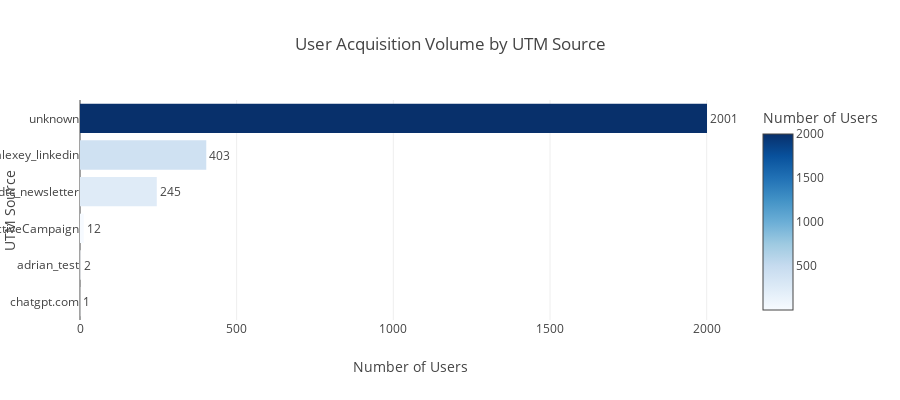
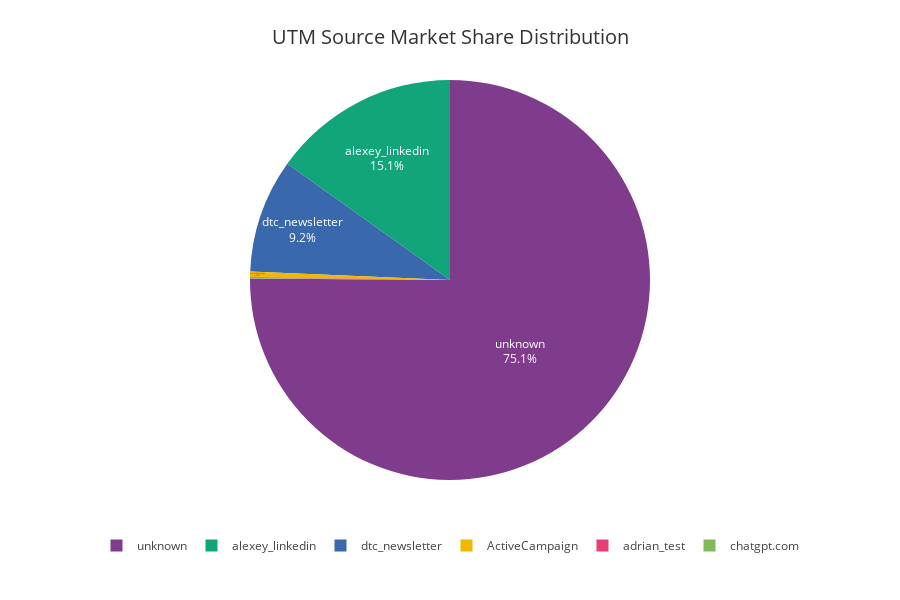
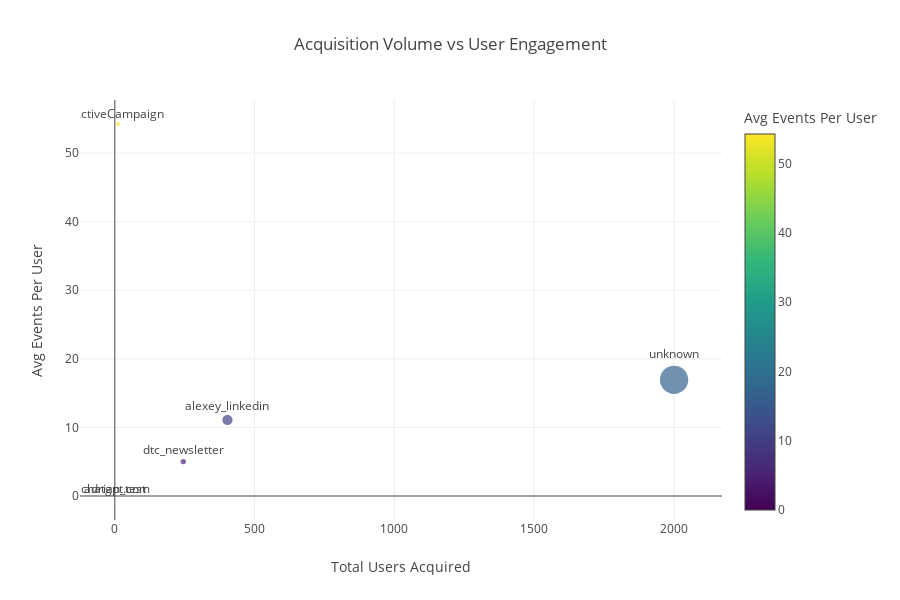

Notebook code cell kept with these figures, in order:
### Markdown cell above
## Step 11: Acquisition Visualization,Cohort Analysis and Statistical Testing

### Code cell
# Acquisition volume chart
fig = px.bar(
    acquisition_metrics.sort_values('total_users', ascending=True),
    x='total_users',
    y='utm_source',
    orientation='h',
    title='User Acquisition Volume by UTM Source',
    labels={'total_users': 'Number of Users', 'utm_source': 'UTM Source'},
    text='total_users',
    color='total_users',
    color_continuous_scale='Blues'
)
fig.update_traces(textposition='outside')
fig.update_layout(height=max(400, len(acquisition_metrics) * 30), showlegend=False)
fig.show()

# Create a pie chart showing market share by UTM source
fig = px.pie(
    acquisition_metrics.sort_values('total_users', ascending=False),
    values='total_users',
    names='utm_source',
    title='UTM Source Market Share Distribution',
    color_discrete_sequence=px.colors.qualitative.Bold,
    hover_data=['pct_of_total']
)

# Improve presentation with better formatting
fig.update_traces(
    textposition='inside',
    textinfo='percent+label',
    hovertemplate='<b>%{label}</b><br>Users: %{value}<br>Market share: %{percent}<extra></extra>'
)

# Enhance layout
fig.update_layout(
    title={
        'text': 'UTM Source Market Share Distribution',
        'y': 0.95,
        'x': 0.5,
        'xanchor': 'center',
        'yanchor': 'top',
        'font': {'size': 20, 'color': '#333333'}
    },
    legend=dict(
        orientation="h",
        yanchor="bottom",
        y=-0.2,
        xanchor="center",
        x=0.5
    ),
    height=600,
    margin=dict(t=80, b=120, l=40, r=40)
)

fig.show()

# Engagement scatter plot
fig = px.scatter(
    engagement_metrics,
    x='total_users',
    y='avg_events_per_user',
    size='total_events',
    text='utm_source',
    title='Acquisition Volume vs User Engagement',
    labels={
        'total_users': 'Total Users Acquired',
        'avg_events_per_user': 'Avg Events Per User',
        'total_events': 'Total Events'
    },
    color='avg_events_per_user',
    color_continuous_scale='Viridis'
)
fig.update_traces(textposition='top center')
fig.update_layout(height=600)
fig.show()

### Figure 1 — Plotly figure (JSON) as saved in the notebook; plotly's stock layout.template omitted (floating-point values rounded to 4 significant figures)
{"data": [{"alignmentgroup": "True", "hovertemplate": "Number of Users=%{marker.color}<br>UTM Source=%{y}<extra></extra>", "legendgroup": "", "marker": {"color": [1, 2, 12, 245, 403, 2001], "coloraxis": "coloraxis", "pattern": {"shape": ""}}, "name": "", "offsetgroup": "", "orientation": "h", "showlegend": false, "text": [1, 2, 12, 245, 403, 2001], "textposition": "outside", "type": "bar", "x": [1, 2, 12, 245, 403, 2001], "xaxis": "x", "y": ["chatgpt.com", "adrian_test", "ActiveCampaign", "dtc_newsletter", "alexey_linkedin", "unknown"], "yaxis": "y"}], "layout": {"barmode": "relative", "coloraxis": {"colorbar": {"title": {"text": "Number of Users"}}, "colorscale": [[0, "rgb(247,251,255)"], [0.125, "rgb(222,235,247)"], [0.25, "rgb(198,219,239)"], [0.375, "rgb(158,202,225)"], [0.5, "rgb(107,174,214)"], [0.625, "rgb(66,146,198)"], [0.75, "rgb(33,113,181)"], [0.875, "rgb(8,81,156)"], [1, "rgb(8,48,107)"]]}, "height": 400, "legend": {"tracegroupgap": 0}, "showlegend": false, "title": {"text": "User Acquisition Volume by UTM Source"}, "xaxis": {"anchor": "y", "domain": [0, 1], "title": {"text": "Number of Users"}}, "yaxis": {"anchor": "x", "domain": [0, 1], "title": {"text": "UTM Source"}}}}

### Figure 2 — Plotly figure (JSON) as saved in the notebook; plotly's stock layout.template omitted (floating-point values rounded to 4 significant figures)
{"data": [{"customdata": [[75.11], [15.13], [9.2], [0.45], [0.08], [0.04]], "domain": {"x": [0, 1], "y": [0, 1]}, "hovertemplate": "<b>%{label}</b><br>Users: %{value}<br>Market share: %{percent}<extra></extra>", "labels": ["unknown", "alexey_linkedin", "dtc_newsletter", "ActiveCampaign", "adrian_test", "chatgpt.com"], "legendgroup": "", "name": "", "showlegend": true, "textinfo": "percent+label", "textposition": "inside", "type": "pie", "values": [2001, 403, 245, 12, 2, 1]}], "layout": {"height": 600, "legend": {"orientation": "h", "tracegroupgap": 0, "x": 0.5, "xanchor": "center", "y": -0.2, "yanchor": "bottom"}, "margin": {"b": 120, "l": 40, "r": 40, "t": 80}, "piecolorway": ["rgb(127, 60, 141)", "rgb(17, 165, 121)", "rgb(57, 105, 172)", "rgb(242, 183, 1)", "rgb(231, 63, 116)", "rgb(128, 186, 90)", "rgb(230, 131, 16)", "rgb(0, 134, 149)", "rgb(207, 28, 144)", "rgb(249, 123, 114)", "rgb(165, 170, 153)"], "title": {"font": {"color": "#333333", "size": 20}, "text": "UTM Source Market Share Distribution", "x": 0.5, "xanchor": "center", "y": 0.95, "yanchor": "top"}}}

### Figure 3 — Plotly figure (JSON) as saved in the notebook; plotly's stock layout.template omitted (floating-point values rounded to 4 significant figures)
{"data": [{"hovertemplate": "Total Users Acquired=%{x}<br>Avg Events Per User=%{marker.color}<br>Total Events=%{marker.size}<br>utm_source=%{text}<extra></extra>", "legendgroup": "", "marker": {"color": [54.25, 16.95, 11.09, 5.02, 0, 0], "coloraxis": "coloraxis", "size": [651, 33923, 4470, 1229, 0, 0], "sizemode": "area", "sizeref": 84.81, "symbol": "circle"}, "mode": "markers+text", "name": "", "orientation": "v", "showlegend": false, "text": ["ActiveCampaign", "unknown", "alexey_linkedin", "dtc_newsletter", "chatgpt.com", "adrian_test"], "textposition": "top center", "type": "scatter", "x": [12, 2001, 403, 245, 1, 2], "xaxis": "x", "y": [54.25, 16.95, 11.09, 5.02, 0, 0], "yaxis": "y"}], "layout": {"coloraxis": {"colorbar": {"title": {"text": "Avg Events Per User"}}, "colorscale": [[0, "#440154"], [0.1111, "#482878"], [0.2222, "#3e4989"], [0.3333, "#31688e"], [0.4444, "#26828e"], [0.5556, "#1f9e89"], [0.6667, "#35b779"], [0.7778, "#6ece58"], [0.8889, "#b5de2b"], [1, "#fde725"]]}, "height": 600, "legend": {"itemsizing": "constant", "tracegroupgap": 0}, "title": {"text": "Acquisition Volume vs User Engagement"}, "xaxis": {"anchor": "y", "domain": [0, 1], "title": {"text": "Total Users Acquired"}}, "yaxis": {"anchor": "x", "domain": [0, 1], "title": {"text": "Avg Events Per User"}}}}
